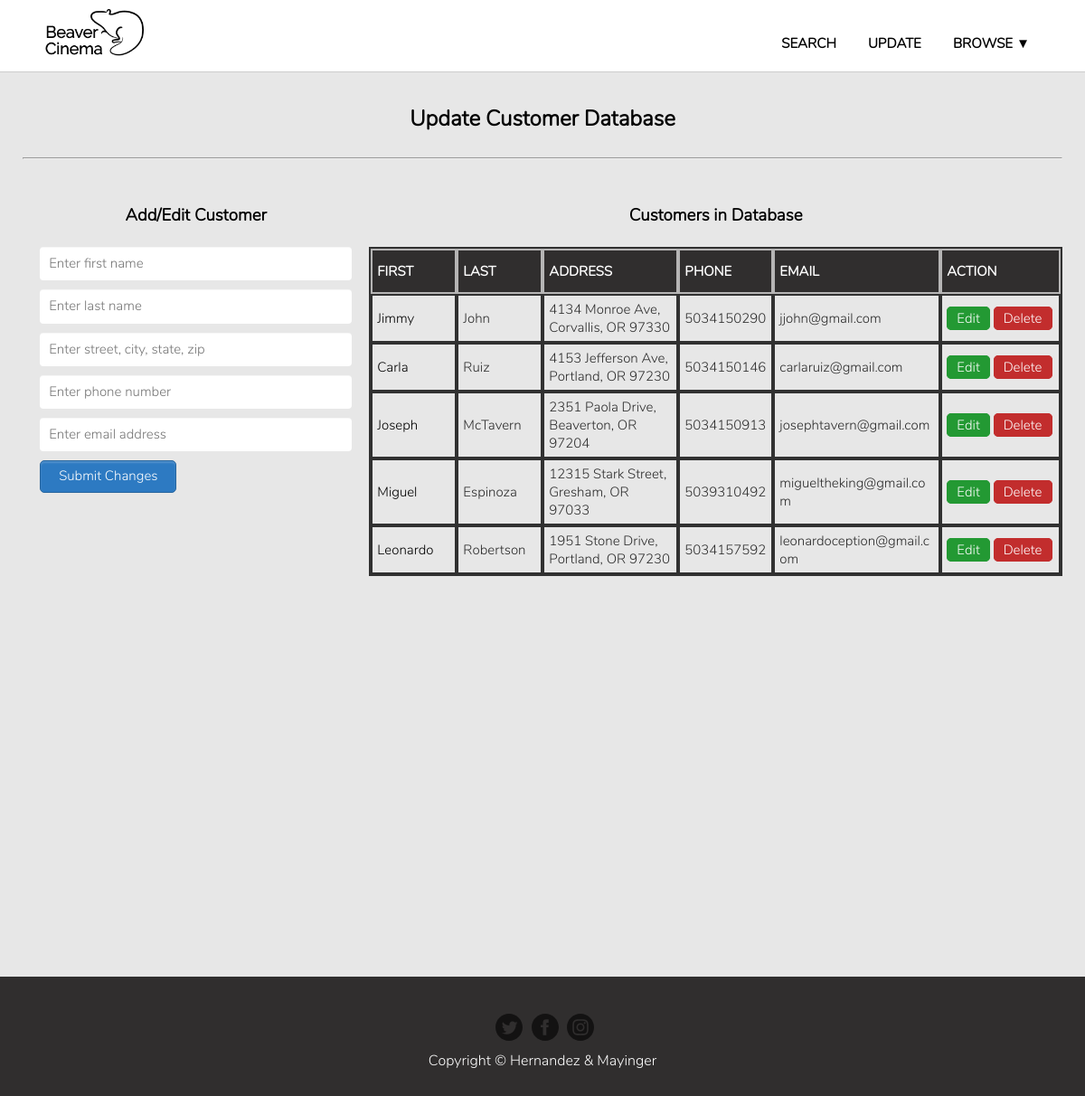
Screenshot of /views/update.php with the database file from the repository.
### tables this page shows
CREATE TABLE `customer` (
	`customer_id` int(11) unsigned NOT NULL AUTO_INCREMENT,
	`first_name` varchar(45) NOT NULL,
	`last_name` varchar(45) NOT NULL,
	`address` varchar(45) NOT NULL,
	`phone` varchar(50) DEFAULT NULL,
	`email` varchar(50) DEFAULT NULL,
	PRIMARY KEY (`customer_id`)
);

### views/action.php (called while the page is built, shortened)
<?php
	$isEdit = false;
?>

### views/update.php (the view, shortened to what this page needs)
<?php
include("action.php");
include("header.php");	?>
		<div class="container grid">
			<div class="box title">
				<h2 class="title">Update Customer Database</h2>
				<hr>
			</div>
			<div class="box box-update">
				<div class="edit-customer-form">
					<h3>Add/Edit Customer</h3>
					<form action="action.php" method="POST" enctype="multipart/form-data">
							<div class="form-group">
								<input type="text" name="first_name" value="<?php echo $first_name; ?>" class="form-control" placeholder="Enter first name" required>
							</div>
							<div class="form-group">
								<input type="text" name="last_name" value="<?php echo $last_name; ?>" class="form-control" placeholder="Enter last name" required>
							</div>
							<div class="form-group">
								<input type="text" name="address" value="<?php echo $address; ?>" class="form-control" placeholder="Enter street, city, state, zip" required>
							</div>
							<div class="form-group">
								<input type="text" name="phone" value="<?php echo $phone; ?>" class="form-control" placeholder="Enter phone number" required>
							</div>
							<div class="form-group">
								<input type="text" name="email" value="<?php echo $email; ?>" class="form-control" placeholder="Enter email address" required>
							</div>
							<div class="form-group">
								<?php if($isEdit==true){ ?>
									<input type="submit" class="button-edit" name="edit" value="Submit Customer">
								<?php	}else{ ?>
									<input type="submit" class="button-submit" name="submit" value="Submit Changes">
								<?php	} ?>
							</div>
					</form>
				</div>
				<div class="box tbl-header table-box">
					<h3>Customers in Database</h3>
					<?php
						$mysqli = OpenCon();
						$result = $mysqli->query("SELECT * FROM customer") or die($mysqli->error);
					?>
					<table class="customer-table">
						<thead>
							<tr class="header-row">
								<th>First</th>
								<th>Last</th>
								<th>Address</th>
								<th>Phone</th>
								<th>Email</th>
								<th>Action</th>
							</tr>
						</thead>
						<?php
							while ($row = $result->fetch_assoc()): ?>
								<tr>
									<td><a href="#" class="name-button"><?php echo $row['first_name']; ?></a></td>
									<td><?php echo $row['last_name']; ?></td>
									<td><?php echo $row['address']; ?></td>
									<td><?php echo $row['phone']; ?></td>
									<td><?php echo $row['email']; ?></td>
									<td>
										<a href="update.php?edit=<?php echo $row['customer_id']; ?>"
											class="edit-button">Edit</a>
										<a href="action.php?delete=<?php echo $row['customer_id']; ?>"
											class="delete-button">Delete</a>
									</td>
								</tr>
						<?php endwhile; ?>
					</table>
				</div>
			</div>
		</div>
	</div>
<?php include("footer.php");	?>

### styling/style.css (style rules this page uses)
* { box-sizing: border-box; }
body { line-height: 1.6; color: #3a3a3a; font-family: 'Varela Round', sans-serif; line-height: 1.6; color: #3a3a3a; background: rgb(48, 46, 46); }
h2, h3, a { color: black; }
h2, h3 { margin-top: 0; }
a { text-decoration: none; }
@media (min-width: 769px) { .container { width: 100%; max-width: 1150px; margin: 0 auto; } }
.grid { display: grid; grid-template-columns: 1fr; grid-gap: 0.5em; justify-items:stretch; align-items:stretch; padding-bottom: 50px; margin-top: 80px; }
.title { margin-bottom: 1.5rem; margin-top: 1rem; text-align: center; }
.table-box { margin-bottom: 1.5rem; text-align: center; }
.box-update { display:grid; grid-template-columns: 1fr 2fr; grid-auto-columns:minmax(200px, auto); justify-items:stretch; align-items:stretch; margin-top: 0.5rem; }
table { width: 85%; table-layout: fixed; padding: 0; border-spacing: 0; border: 2px solid rgb(49, 49, 49); margin: 0 auto; }
.customer-table { width: 100%; }
.customer-table th { font-size: 15px; word-wrap: break-word; }
.customer-table .header-row { height: 50px; }
.customer-table td { font-size: 15px; word-wrap: break-word; }
.customer-table td:nth-child(1), .customer-table th:nth-child(1), .customer-table th:nth-child(2), .customer-table th:nth-child(2) { width: 95px; }
.customer-table th:nth-child(4), .customer-table th:nth-child(4) { width: 105px; }
.customer-table td:nth-child(3), .customer-table th:nth-child(3) { width: 150px; }
.customer-table td:nth-child(5), .customer-table th:nth-child(5) { width: 185px; }
.header-row { height: 60px; }
th { text-align: left; padding: 5px 5px; font-size: 15px; color: #fff; text-transform: uppercase; background: rgb(48, 46, 46); border: 2px solid rgb(182, 181, 181); }
td { padding: 5px; text-align: left; vertical-align:middle; font-weight: 300; font-size: 15px; color: rgb(43, 43, 43); border-bottom: solid 1px rgba(255,255,255,0.1); line-height: 20px; border: 2px solid rgb(49, 49, 49); }
tr { height: 50px; }
.edit-button { background: rgb(35, 153, 51); padding: 2px 10px 2px 10px; border-radius: 5px; color: #fff; border: 1px solid rgb(35, 153, 51); font-size: 15px; }
.delete-button { background: rgb(194, 45, 45); padding: 2px 10px 2px 10px; border-radius: 5px; color: #fff; border: 1px solid rgb(194, 45, 45); font-size: 15px; }
.edit-customer-form input[type="text"], .edit-customer-form input[type="email"], .edit-customer-form input[type="number"], .edit-customer-form input[type="tel"] { background: rgba(255,255,255,.1); border: none; border-radius: 4px; font-size: 15px; margin: 0; outline: 0; padding: 10px; width: 100%; box-sizing: border-box; -webkit-box-sizing: border-box; -moz-box-sizing: border-box; background-color: #ffffff; color:#666666; -webkit-box-shadow: 0 1px 0 rgba(0,0,0,0.03) inset; box-shadow: 0 1px 0 rgba(0,0,0,0.03) inset; margin-bottom: 10px; }
.button-submit { background: rgb(45, 122, 194); padding: 8px 20px 8px 20px; border-radius: 5px; -webkit-border-radius: 5px; -moz-border-radius: 5px; color: #fff; -moz-box-shadow: inset 0px 2px 2px 0px rgba(255, 255, 255, 0.17); -webkit-box-shadow: inset 0px 2px 2px 0px rgba(255, 255, 255, 0.17); box-shadow: inset 0px 2px 2px 0px rgba(255, 255, 255, 0.17); border: 1px solid rgb(37, 100, 158); font-size: 15px; }
.edit-customer-form h3 { text-align: center; }
.edit-customer-form form { margin: 0 auto; width: 90% }

### rows the page displays
customer: first_name "Jimmy", last_name "John", address "4134 Monroe Ave, Corvallis, OR 97330", phone "5034150290", email "jjohn@gmail.com"
customer: first_name "Carla", last_name "Ruiz", address "4153 Jefferson Ave, Portland, OR 97230", phone "5034150146", email "carlaruiz@gmail.com"
customer: first_name "Joseph", last_name "McTavern", address "2351 Paola Drive, Beaverton, OR 97204", phone "5034150913", email "josephtavern@gmail.com"
customer: first_name "Miguel", last_name "Espinoza", address "12315 Stark Street, Gresham, OR 97033", phone "5039310492", email "migueltheking@gmail.com"
customer: first_name "Leonardo", last_name "Robertson", address "1951 Stone Drive, Portland, OR 97230", phone "5034157592", email "leonardoception@gmail.com"
